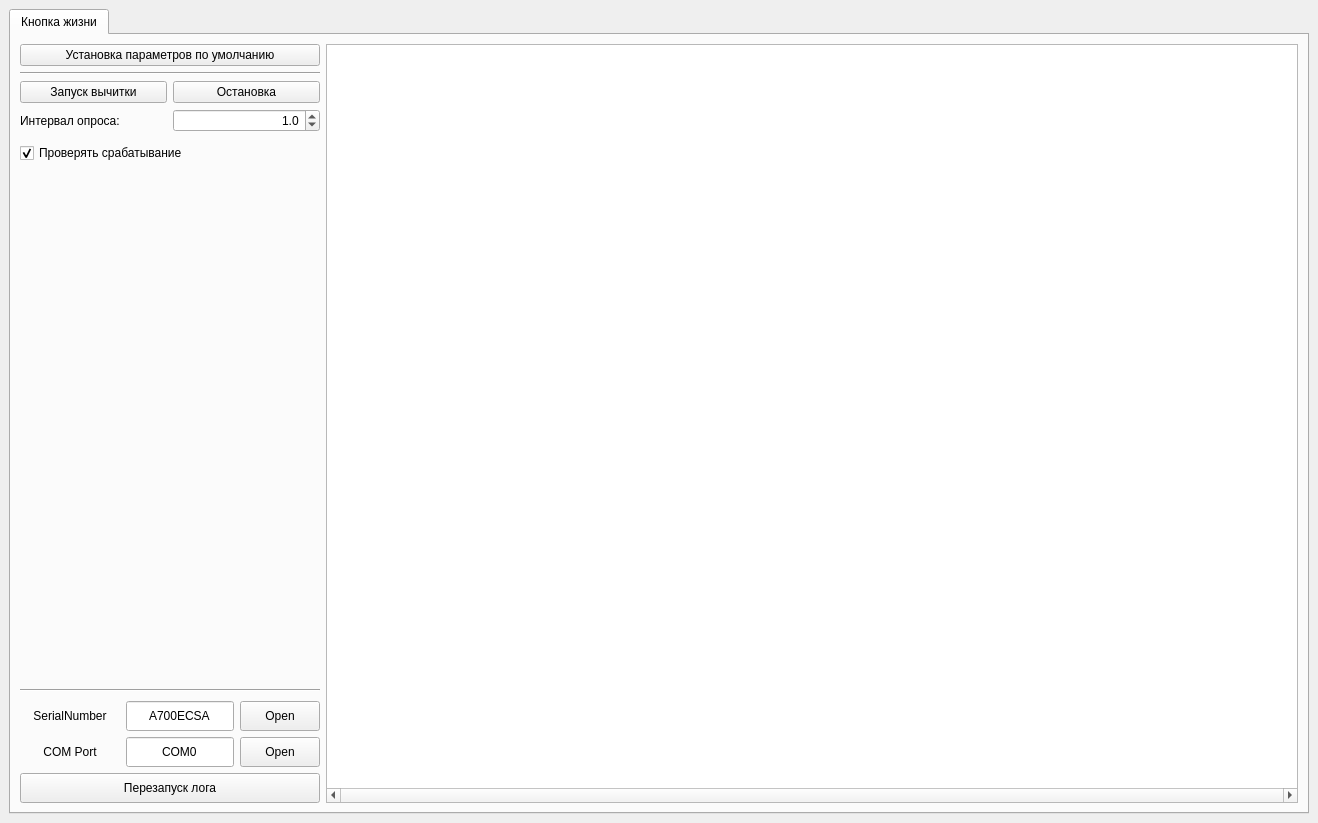
<?xml version="1.0" encoding="UTF-8"?>
<ui version="4.0">
 <class>MainWindow</class>
 <widget class="QMainWindow" name="MainWindow">
  <property name="geometry">
   <rect>
    <x>0</x>
    <y>0</y>
    <width>1318</width>
    <height>823</height>
   </rect>
  </property>
  <property name="windowTitle">
   <string>Регистрация сообщений от кнопки жизни</string>
  </property>
  <widget class="QWidget" name="centralwidget">
   <layout class="QHBoxLayout" name="horizontalLayout">
    <item>
     <widget class="QTabWidget" name="tabWidget">
      <property name="enabled">
       <bool>true</bool>
      </property>
      <property name="sizePolicy">
       <sizepolicy hsizetype="Expanding" vsizetype="Expanding">
        <horstretch>1</horstretch>
        <verstretch>1</verstretch>
       </sizepolicy>
      </property>
      <property name="minimumSize">
       <size>
        <width>1300</width>
        <height>650</height>
       </size>
      </property>
      <property name="currentIndex">
       <number>0</number>
      </property>
      <widget class="QWidget" name="ibTab">
       <attribute name="title">
        <string>Кнопка жизни</string>
       </attribute>
       <layout class="QHBoxLayout" name="horizontalLayout_5" stretch="0,0">
        <item>
         <layout class="QGridLayout" name="gridLayout_2">
          <item row="2" column="0">
           <layout class="QHBoxLayout" name="horizontalLayout_4"/>
          </item>
          <item row="0" column="0">
           <layout class="QGridLayout" name="gridLayout_3">
            <item row="9" column="0">
             <widget class="QLabel" name="pollingIntervalQLabel">
              <property name="text">
               <string>Интервал опроса:</string>
              </property>
             </widget>
            </item>
            <item row="11" column="0" colspan="2">
             <spacer name="verticalSpacer_2">
              <property name="orientation">
               <enum>Qt::Vertical</enum>
              </property>
              <property name="sizeHint" stdset="0">
               <size>
                <width>20</width>
                <height>40</height>
               </size>
              </property>
             </spacer>
            </item>
            <item row="7" column="0" colspan="2">
             <widget class="Line" name="line_3">
              <property name="orientation">
               <enum>Qt::Horizontal</enum>
              </property>
             </widget>
            </item>
            <item row="8" column="0">
             <widget class="QPushButton" name="pollingStartPButt">
              <property name="text">
               <string>Запуск вычитки</string>
              </property>
             </widget>
            </item>
            <item row="12" column="0" colspan="2">
             <layout class="QGridLayout" name="gridLayout_5">
              <property name="sizeConstraint">
               <enum>QLayout::SetMaximumSize</enum>
              </property>
              <item row="1" column="2">
               <widget class="QPushButton" name="SNPortOpenPButt">
                <property name="sizePolicy">
                 <sizepolicy hsizetype="Expanding" vsizetype="Fixed">
                  <horstretch>0</horstretch>
                  <verstretch>0</verstretch>
                 </sizepolicy>
                </property>
                <property name="minimumSize">
                 <size>
                  <width>0</width>
                  <height>30</height>
                 </size>
                </property>
                <property name="text">
                 <string>Open</string>
                </property>
               </widget>
              </item>
              <item row="1" column="0">
               <widget class="QLabel" name="SerialNumLabel">
                <property name="sizePolicy">
                 <sizepolicy hsizetype="MinimumExpanding" vsizetype="Minimum">
                  <horstretch>0</horstretch>
                  <verstretch>0</verstretch>
                 </sizepolicy>
                </property>
                <property name="minimumSize">
                 <size>
                  <width>100</width>
                  <height>30</height>
                 </size>
                </property>
                <property name="text">
                 <string>SerialNumber</string>
                </property>
                <property name="alignment">
                 <set>Qt::AlignCenter</set>
                </property>
               </widget>
              </item>
              <item row="0" column="0" colspan="3">
               <widget class="Line" name="line_2">
                <property name="minimumSize">
                 <size>
                  <width>0</width>
                  <height>10</height>
                 </size>
                </property>
                <property name="orientation">
                 <enum>Qt::Horizontal</enum>
                </property>
               </widget>
              </item>
              <item row="1" column="1">
               <widget class="QLineEdit" name="SerialNumEntry">
                <property name="sizePolicy">
                 <sizepolicy hsizetype="Expanding" vsizetype="Fixed">
                  <horstretch>0</horstretch>
                  <verstretch>0</verstretch>
                 </sizepolicy>
                </property>
                <property name="minimumSize">
                 <size>
                  <width>50</width>
                  <height>30</height>
                 </size>
                </property>
                <property name="text">
                 <string>A700ECSA</string>
                </property>
                <property name="alignment">
                 <set>Qt::AlignCenter</set>
                </property>
               </widget>
              </item>
              <item row="2" column="0">
               <widget class="QLabel" name="COMPortQLabel">
                <property name="text">
                 <string>COM Port</string>
                </property>
                <property name="alignment">
                 <set>Qt::AlignCenter</set>
                </property>
               </widget>
              </item>
              <item row="2" column="1">
               <widget class="QLineEdit" name="COMPortLEdit">
                <property name="minimumSize">
                 <size>
                  <width>0</width>
                  <height>30</height>
                 </size>
                </property>
                <property name="text">
                 <string>COM0</string>
                </property>
                <property name="alignment">
                 <set>Qt::AlignCenter</set>
                </property>
               </widget>
              </item>
              <item row="2" column="2">
               <widget class="QPushButton" name="COMPortOpenPButt">
                <property name="minimumSize">
                 <size>
                  <width>0</width>
                  <height>30</height>
                 </size>
                </property>
                <property name="text">
                 <string>Open</string>
                </property>
               </widget>
              </item>
              <item row="3" column="0" colspan="3">
               <widget class="QPushButton" name="resetLogPButt">
                <property name="sizePolicy">
                 <sizepolicy hsizetype="Minimum" vsizetype="Fixed">
                  <horstretch>0</horstretch>
                  <verstretch>0</verstretch>
                 </sizepolicy>
                </property>
                <property name="minimumSize">
                 <size>
                  <width>0</width>
                  <height>30</height>
                 </size>
                </property>
                <property name="text">
                 <string>Перезапуск лога</string>
                </property>
               </widget>
              </item>
             </layout>
            </item>
            <item row="8" column="1">
             <widget class="QPushButton" name="pollingStopPButt">
              <property name="text">
               <string>Остановка</string>
              </property>
             </widget>
            </item>
            <item row="5" column="0" colspan="2">
             <widget class="QPushButton" name="setDefaultPButt">
              <property name="text">
               <string>Установка параметров по умолчанию</string>
              </property>
             </widget>
            </item>
            <item row="9" column="1">
             <widget class="QDoubleSpinBox" name="pollingIntervalDSBox">
              <property name="alignment">
               <set>Qt::AlignRight|Qt::AlignTrailing|Qt::AlignVCenter</set>
              </property>
              <property name="decimals">
               <number>1</number>
              </property>
              <property name="minimum">
               <double>0.100000000000000</double>
              </property>
              <property name="maximum">
               <double>60.000000000000000</double>
              </property>
              <property name="singleStep">
               <double>0.100000000000000</double>
              </property>
              <property name="value">
               <double>1.000000000000000</double>
              </property>
             </widget>
            </item>
            <item row="10" column="0" colspan="2">
             <widget class="QCheckBox" name="viewAlertChBox">
              <property name="minimumSize">
               <size>
                <width>0</width>
                <height>30</height>
               </size>
              </property>
              <property name="text">
               <string>Проверять срабатывание</string>
              </property>
              <property name="iconSize">
               <size>
                <width>32</width>
                <height>32</height>
               </size>
              </property>
              <property name="checked">
               <bool>true</bool>
              </property>
             </widget>
            </item>
           </layout>
          </item>
         </layout>
        </item>
        <item>
         <widget class="QTextEdit" name="LogTEdit">
          <property name="sizePolicy">
           <sizepolicy hsizetype="MinimumExpanding" vsizetype="Expanding">
            <horstretch>0</horstretch>
            <verstretch>0</verstretch>
           </sizepolicy>
          </property>
          <property name="minimumSize">
           <size>
            <width>600</width>
            <height>0</height>
           </size>
          </property>
          <property name="font">
           <font>
            <family>Courier New</family>
            <pointsize>11</pointsize>
            <weight>50</weight>
            <bold>false</bold>
           </font>
          </property>
          <property name="horizontalScrollBarPolicy">
           <enum>Qt::ScrollBarAlwaysOn</enum>
          </property>
          <property name="readOnly">
           <bool>true</bool>
          </property>
          <property name="html">
           <string>&lt;!DOCTYPE HTML PUBLIC &quot;-//W3C//DTD HTML 4.0//EN&quot; &quot;http://www.w3.org/TR/REC-html40/strict.dtd&quot;&gt;
&lt;html&gt;&lt;head&gt;&lt;meta name=&quot;qrichtext&quot; content=&quot;1&quot; /&gt;&lt;style type=&quot;text/css&quot;&gt;
p, li { white-space: pre-wrap; }
&lt;/style&gt;&lt;/head&gt;&lt;body style=&quot; font-family:'Courier New'; font-size:11pt; font-weight:400; font-style:normal;&quot;&gt;
&lt;p style=&quot;-qt-paragraph-type:empty; margin-top:0px; margin-bottom:0px; margin-left:0px; margin-right:0px; -qt-block-indent:0; text-indent:0px;&quot;&gt;&lt;br /&gt;&lt;/p&gt;&lt;/body&gt;&lt;/html&gt;</string>
          </property>
         </widget>
        </item>
       </layout>
      </widget>
     </widget>
    </item>
   </layout>
  </widget>
 </widget>
 <resources/>
 <connections/>
</ui>
